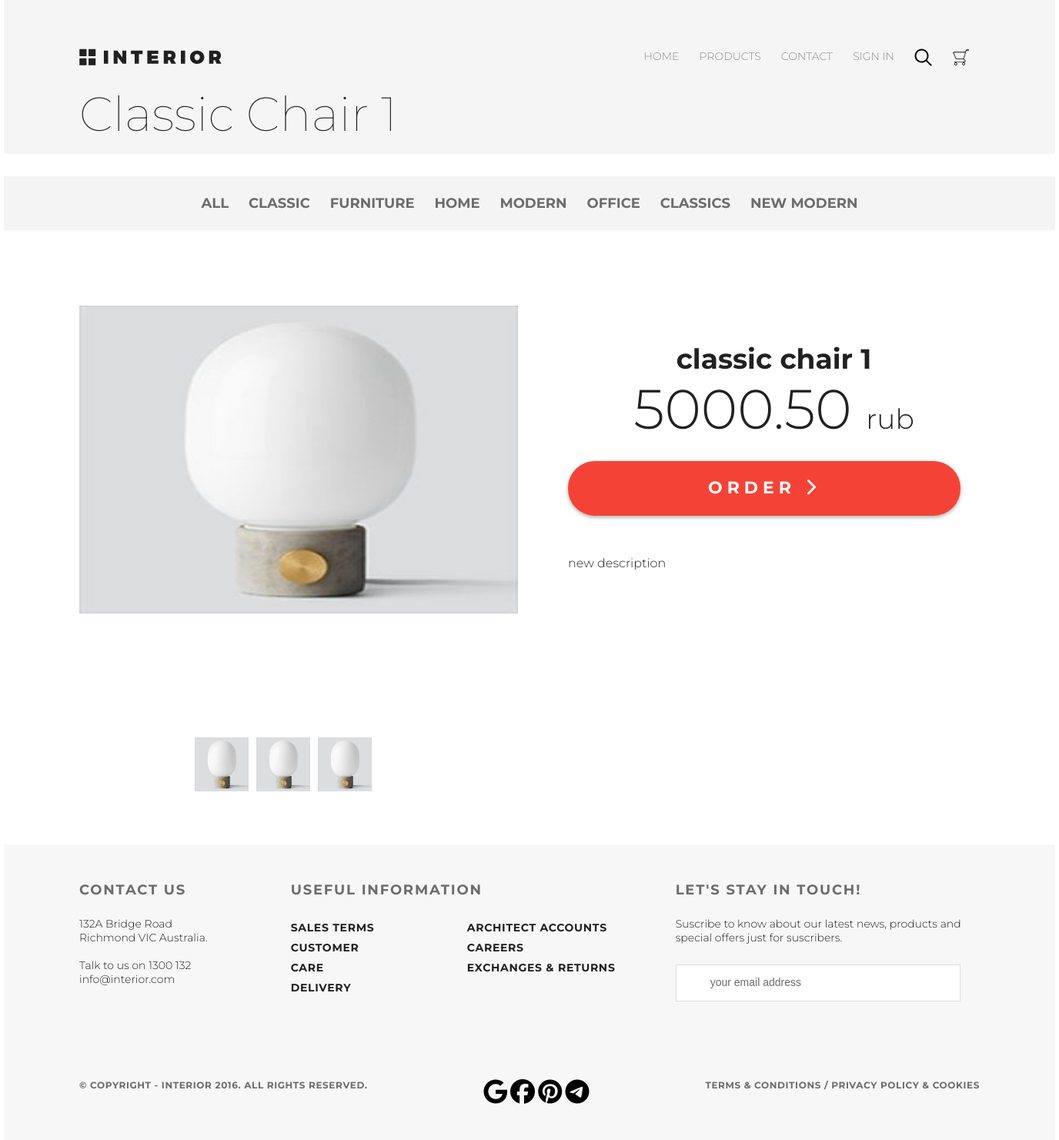
/product/1/, run on the app's committed database.
### mainapp/models.py (models this page shows, shortened)
class Product(models.Model):
    category = models.ForeignKey(ProductCategory, on_delete=models.CASCADE)
    name = models.CharField(verbose_name="Product name", max_length=64)
    image = models.ImageField(verbose_name="Product image", upload_to="product_images",blank=True)
    shortdesc = models.TextField(verbose_name="Short products description", blank=True, max_length=64)
    description = models.TextField(verbose_name="Product description", blank=True, max_length=128)
    price = models.DecimalField(verbose_name="Price", max_digits=8, decimal_places=2, default=0)
    quantity = models.PositiveIntegerField(verbose_name="Quantity", default=0)
    is_active = models.BooleanField(verbose_name="active", default=True)

class ProductCategory(models.Model):
    name = models.CharField(verbose_name="name", max_length=64, unique=True)
    description = models.TextField(verbose_name="description", blank=True, max_length=128)
    is_active = models.BooleanField(verbose_name="active", default=True)

### mainapp/views.py (the view)
# urls.py: path('product/<int:pk>/', mainapp.product, name='product'),
def product(request, pk):
        product = get_object_or_404(Product, pk=pk)
        context = {
            'page_title': 'Product page',
            'products_menu': get_products_menu(),
            'category': product.category,
            'object': product,
            'basket': get_basket(request),
        }
        return render(request, 'mainapp/product_page.html', context)

### mainapp/views.py (called while the page is built)
def get_products_menu():
    return ProductCategory.objects.all()

def get_basket(request):
    if request.user.is_authenticated:
        return request.user.basket.all().order_by('product__category')
    else:
        return []

### mainapp/templates/mainapp/product_page.html (shortened to what this page needs)
{% extends 'mainapp/base.html' %}
{% load static %}
{% block container %}
    <div class="header_product padding-site">
        {% include 'mainapp/includes/inc_menu.html' %}
        <h2 class="h2-product">{{ object.name|title }}</h2>
    </div>
	<div class="details">
		<div class="products-range-header">
        {% include 'mainapp/includes/inc_products_menu.html' %}
        </div>
        <div class="details-products">
            <div class="details-slider">
                <div class="slider-product">
                    <img src="/media/{{ object.image }}" alt="{{ object.short_desc }}">
                </div>
                <div class="slider-control">
                    <div class="block">
                        <a href="#"><img src="/media/{{ object.image }}" alt="вариант 1">
                        </a>
                    </div>
                    <div class="block">
                        <a href="#"><img src="/media/{{ object.image }}" alt="вариант 2">
                        </a>
                    </div>
                    <div class="block">
                        <a href="#"><img src="/media/{{ object.image }}" alt="вариант 3">
                        </a>
                    </div>
                </div>
            </div>
            <div class="description">
                <h3 class="big-bold">{{ object.name }}</h3>
                <br>
                <p class="price"> {{ object.price }} <span>rub</span></p>
                <a href="{% url 'basket:add' object.pk %}" class="red-button">
                    order
                    <i class="fa fa-chevron-right" aria-hidden="true"></i>
                </a>
                <div class="description-text">
                    {{ object.description }}
                </div>
            </div>
        </div>
    </div>
{% endblock %}

### mainapp/templates/mainapp/includes/inc_products_menu.html
{% load static %}
<ul class="menu">
    <li class="menu_list">
        <a href="{% url 'main:category' 0 %}" class="products-range-menu {% if request.resolver_match.kwargs.pk == '0' %}products-range-menu-active{% endif %}">All</a></li>
    {% for category in products_menu  %}
    <li class="menu_list">
        <a href="{% url 'main:category' category.pk %}" class="products-range-menu">
            {{ category.name }}
        </a>
    </li>
    {% endfor %}
</ul>

### static/css/style.css (style rules this page uses)
* { margin: 0; padding: 0; }
a { text-decoration: none; }
body { font-family: 'Montserrat', sans-serif; }
.menu_list { list-style-type: none; }
.menu { display: flex; }
.padding-site { padding-left: 98px; padding-right: 98px; }
::placeholder { color: #6c6c6c; font-size: 14px; font-weight: 300; padding-left: 19px; padding-top: 17px; padding-bottom: 17px; }
.header_product { background-color: #f5f5f5; height: 200px; display: flex; flex-direction: column; justify-content: space-between }
.h2-product { color: #212121; font-size: 62px; font-weight: 100; padding-bottom: 44px; padding-top: 20px; }
.products-range-menu { color: #6c6c6c; font-size: 18px; font-weight: 700; text-transform: uppercase; padding: 10px 13px; }
.products-range-header { background-color: #f4f4f4; height: 70px; display: flex; justify-content: center; align-items: center; margin-top: 29px; margin-bottom: 29px; }
.details-products { padding-left: 98px; padding-right: 98px; margin-top: 98px; height: 700px; }
.details-slider { width: 570px; float: left; margin-right: 30px; }
.slider-product { width: 570px; height: 400px; }
.slider-product img { height: 100%; width: 100%; }
.slider-control { width: 420px; height: 70px; margin: 11px auto 0px; padding-left: 150px; padding-top: 150px; }
.slider-control .block { height: 70px; width: 70px; position: relative; float: left; margin-right: 10px; }
.slider-control .block img { height: 100%; width: 100%; }
.description { width: 535px; float: right; padding-left: 35px }
.description .big-bold { color: #212121; font-size: 36px; font-weight: 700; text-align: center; margin-top: 47px; margin-bottom: 0px; }
.description .price { color: #212121; font-size: 72px; font-weight: 300; line-height: 48px; text-align: center; }
.description .price span { color: #212121; font-size: 36px; font-weight: 300; line-height: 48px; text-align: center; }
.red-button { display: block; height: 71px; width: 510px; border-radius: 35px; background-color: #f44336; text-align: center; text-transform: uppercase; text-decoration: none; color: #ffffff; font-size: 22px; font-weight: 700; line-height: 24px; box-shadow: 0px 2px 4.85px 0.15px rgba(33, 33, 33, 0.35); line-height: 70px; letter-spacing: 6px; margin-top: 31px; }
.description-text { margin-top: 50px; color: #212121; font-size: 16px; font-weight: 300; line-height: 24px; text-align: left; }

### data on the page
Product: name "Classic Chair 1", image (picture), name "classic chair 1", price "5000.50", description "new description"
ProductCategory: name "CLASSIC"
ProductCategory: name "FURNITURE"
ProductCategory: name "HOME"
ProductCategory: name "MODERN"
ProductCategory: name "OFFICE"
ProductCategory: name "CLASSICS"
ProductCategory: name "NEW MODERN"
